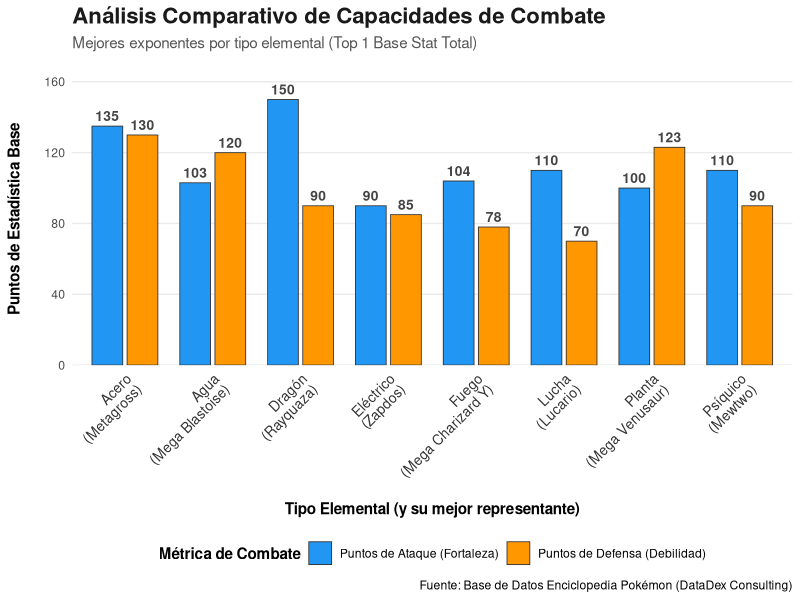
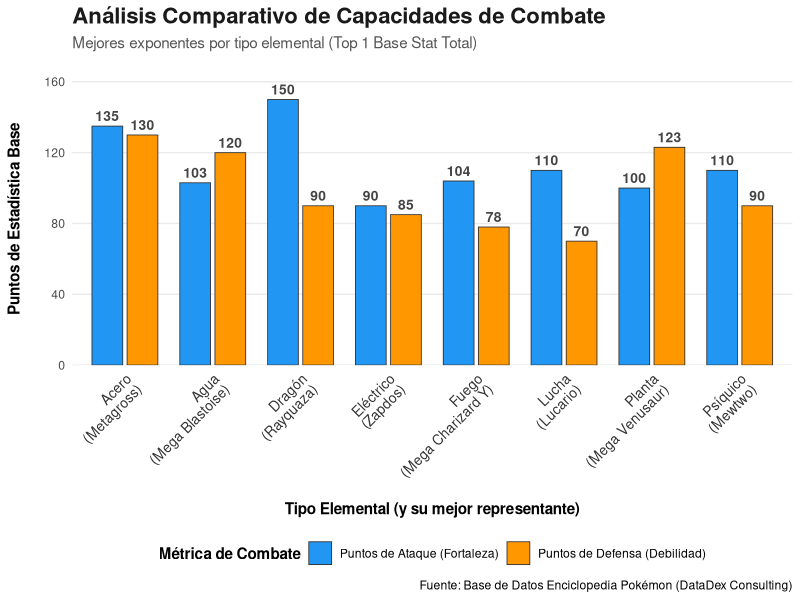

Generate these figures, in order, with R:
# DataDex Consulting - Área de Análisis de Datos
# Proyecto: Enciclopedia Pokémon
# Gráfica: Comparativa de Fortalezas (Ataque) vs Debilidades (Defensa) de los Mejores Pokémon por Tipo

# 1. INSTALACIÓN Y CARGA DE LIBRERÍAS (Ejecutar si no se tienen)
install.packages("ggplot2")
install.packages("tidyr") # Para formatear los datos (largo/ancho)
install.packages("dplyr") # Para manipular datos

library(ggplot2)
library(tidyr)
library(dplyr)

# ==============================================================================
# 2. SIMULACIÓN DE DATOS (REMPLAZAR ESTO CON LA CONEXIÓN A TU BD MYSQL)
# En producción, usarías: df_pokemon_combat <- dbGetQuery(con, "SELECT ...")
# ==============================================================================

# Simulamos el Top 1 de algunos tipos clave (representando al "mejor")
df_pokemon_combat <- data.frame(
  tipo_principal = c("Fuego", "Agua", "Planta", "Eléctrico", "Lucha", "Psíquico", "Dragón", "Acero"),
  best_pokemon_name = c("Mega Charizard Y", "Mega Blastoise", "Mega Venusaur", "Zapdos", "Lucario", "Mewtwo", "Rayquaza", "Metagross"),
  ataque_base = c(104, 103, 100, 90, 110, 110, 150, 135),
  defensa_base = c(78, 120, 123, 85, 70, 90, 90, 130)
)

# ==============================================================================
# 3. PREPARACIÓN DE DATOS PARA GGPLOT (Normalización)
# ggplot requiere datos en formato "largo" (long format) para agrupar barras
# ==============================================================================

df_long <- df_pokemon_combat %>%
  select(tipo_principal, best_pokemon_name, ataque_base, defensa_base) %>%
  pivot_longer(cols = c(ataque_base, defensa_base), 
               names_to = "stat_type", 
               values_to = "stat_value")

# Mejoramos los nombres para la leyenda
df_long$stat_type <- ifelse(df_long$stat_type == "ataque_base", "Puntos de Ataque (Fortaleza)", "Puntos de Defensa (Debilidad)")

# Creamos una etiqueta combinada para el eje X
df_long$ejex_label <- paste0(df_long$tipo_principal, "\n(", df_long$best_pokemon_name, ")")

# ==============================================================================
# 4. GENERACIÓN DE LA GRÁFICA CON GGPLOT2 (Estilo DataDex)
# ==============================================================================

# Definimos la paleta de colores corporativos de DataDex Consulting (Azul y Gris profesional)
# Pero usaremos una paleta más "viva" para diferenciar Ataque de Defensa
colores_datadex <- c("Puntos de Ataque (Fortaleza)" = "#2196F3",    # Azul brillante para ataque
                     "Puntos de Defensa (Debilidad)" = "#FF9800") # Naranja para defensa

grafica_comparativa <- ggplot(df_long, aes(x = ejex_label, y = stat_value, fill = stat_type)) +
  # Barras agrupadas (position = "dodge") con borde sutil
  geom_bar(stat = "identity", position = position_dodge(width = 0.8), width = 0.7, color = "#333333", size = 0.3) +
  
  # Etiquetas de valor sobre las barras
  geom_text(aes(label = stat_value), 
            position = position_dodge(width = 0.8), 
            vjust = -0.5, size = 3.5, fontface = "bold", color = "#444444") +
  
  # Escalas de color y etiquetas
  scale_fill_manual(values = colores_datadex) +
  labs(title = "Análisis Comparativo de Capacidades de Combate",
       subtitle = "Mejores exponentes por tipo elemental (Top 1 Base Stat Total)",
       caption = "Fuente: Base de Datos Enciclopedia Pokémon (DataDex Consulting)",
       x = "Tipo Elemental (y su mejor representante)",
       y = "Puntos de Estadística Base",
       fill = "Métrica de Combate") +
  
  # TEMA Y ESTILO (Profesional y Limpio)
  theme_minimal() +
  theme(
    text = element_text(family = "sans"),
    plot.title = element_text(face = "bold", size = 16, color = "#1a1a1a"),
    plot.subtitle = element_text(size = 11, color = "#555555", margin = margin(b = 15)),
    axis.title.x = element_text(face = "bold", margin = margin(t = 15)),
    axis.title.y = element_text(face = "bold", margin = margin(r = 15)),
    axis.text.x = element_text(angle = 45, hjust = 1, size = 10, color = "#333333"),
    legend.position = "bottom",
    legend.title = element_text(face = "bold"),
    panel.grid.major.x = element_blank(), # Quitamos líneas verticales para limpieza
    panel.grid.minor = element_blank()
  ) +
  
  # Ajuste del límite del eje Y para que no se corten las etiquetas
  scale_y_continuous(expand = expansion(mult = c(0, 0.1)))

# ==============================================================================
# 5. VISUALIZACIÓN Y GUARDADO
# ==============================================================================
print(grafica_comparativa)

# Para guardar la imagen profesionalmente para el repositorio
ggsave("docs/assets/grafica_comparativa_fortalezas.png", grafica_comparativa, width = 10, height = 7, dpi = 300)
